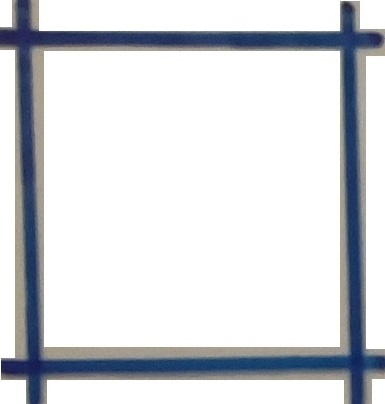
#> input picture MapAligner/testTemplate6.jpg, 385 x 404 px, given as the content of the folder images/train, which was not available
$ python inverse__images.py
#> lines starting #> are read from the running program, lines starting #| are printed output that depends on the picture; after the words box and inside, x2 and y2 are one past the last pixel; in counts of white or black regions, pixels touching at a corner belong together; pictures that were not available may be replaced by others from this repository, and a replacement may not be noted
### utils/utils.py
import numpy as np

# [66 lines left out: functions read_in_labels, read_in_combine, fill_missing, not called in this run]

def check_dir(dir):
#> in main, img is the input picture: shape (404, 385, 3); mean B, G, R 219.9, 215.9, 213.6
    if dir[-1] == '/':
        dir = dir[:-1]
    return dir

def inverse(img, binary_threshold=110):
#> called with binary_threshold = 110
    loc = img <= binary_threshold
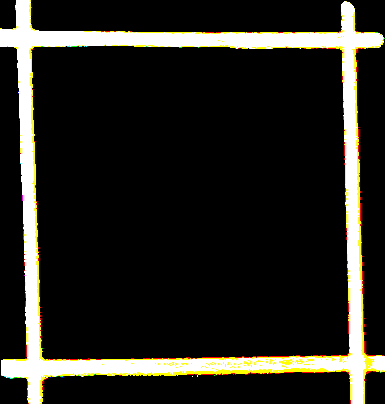
#> loc: shape (404, 385, 3) bool; mean B, G, R 0.124, 0.148, 0.153
    img[img > binary_threshold] = 0
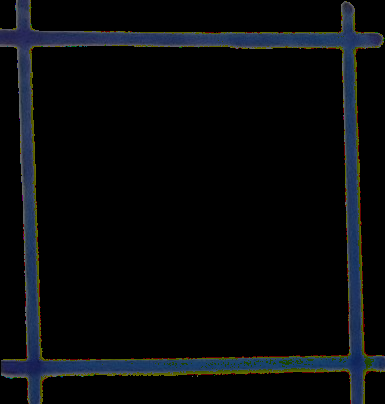
#> img: shape (404, 385, 3); mean B, G, R 11.8, 9.9, 7.9
    img[loc] = 255
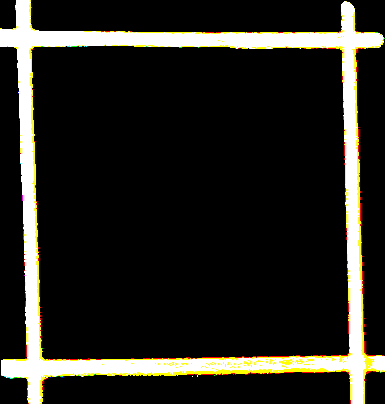
#> img: shape (404, 385, 3); 15.32% of pixels changed, all inside (x1, y1, x2, y2) = (0, 0, 385, 404)
    return img

### utils/inverse__images.py
from tqdm import tqdm
from utils import inverse, check_dir
from cv2 import imread, imwrite
from os import path, makedirs, listdir

import argparse

def main(images_in_dir,
         images_out_dir,
         threshold=110):

    # Check if dir string ends with "/"
    images_in_dir = check_dir(images_in_dir)
    images_out_dir = check_dir(images_out_dir)

    # If output dir does not exists then create one
    if not path.exists(images_out_dir):
        makedirs(images_out_dir)

    # Get the images_files in input dir
    images_files = listdir(images_in_dir)

    for i in tqdm(range(len(images_files))):
        img_file = images_files[i]
        img = imread(f'{images_in_dir}/{img_file}')
        img_inverse = inverse(img, threshold)
        imwrite(f'{images_out_dir}/{img_file}',img_inverse)

def parse_opt():
    parser = argparse.ArgumentParser()
    parser.add_argument('--images_in_dir', type=str, default='images/train', help='Directory where the images are stored')
    parser.add_argument('--images_out_dir', type=str, default='images/train_inverse', help='Directory where the inversed images will be stored')
    parser.add_argument('--threshold', type=int, default=110, help='Threshold value for inverse')
    opt = parser.parse_args()
    return opt

if __name__ == "__main__":
    opt = parse_opt()
    main(**vars(opt))
